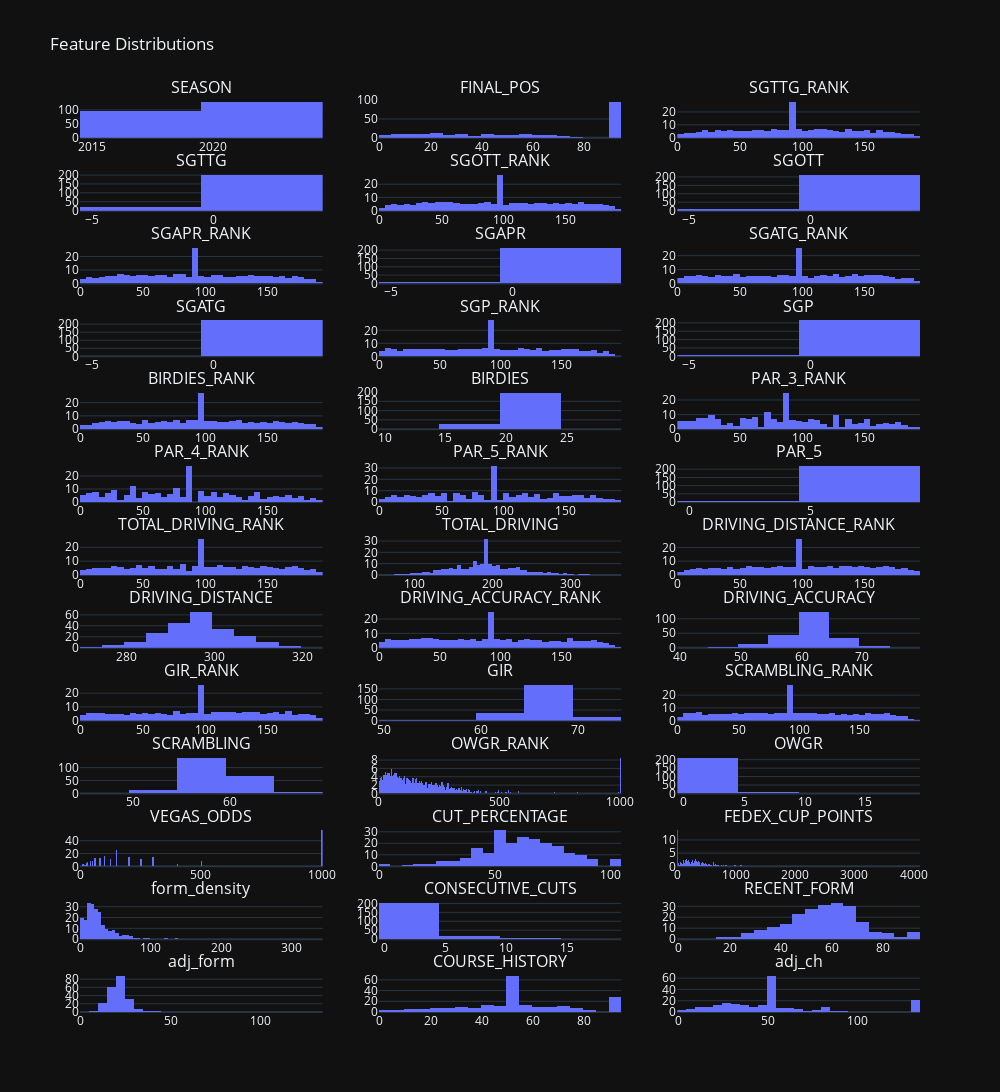

Here is the notebook cell this chart was saved with:
### Markdown cell above
### Check Features for Outliers and General Health (Histograms)
Now that all the data is cleaned, let's look at the distribution graphs.

### Code cell
import plotly.express as px
import plotly.subplots as sp
import pandas as pd
import numpy as np

# Select numeric columns with >1 unique value, excluding label
df_numeric = training_df.select_dtypes(include=np.number)
df_numeric = df_numeric.loc[:, df_numeric.nunique() > 1]
df_numeric = df_numeric.drop(columns=["TOP_20"], errors="ignore")

# Create subplots
n_cols = 3
n_rows = int(np.ceil(len(df_numeric.columns) / n_cols))
fig = sp.make_subplots(rows=n_rows, cols=n_cols, subplot_titles=df_numeric.columns)

# Add one histogram per feature
for i, column in enumerate(df_numeric.columns):
    row = i // n_cols + 1
    col = i % n_cols + 1
    fig.add_trace(
        px.histogram(df_numeric, x=column, nbins=1000, histnorm="density", marginal="rug").data[0],
        row=row,
        col=col
    )

# Style the figure
fig.update_layout(
    height=300 * n_rows,
    width=1000,
    title_text="Feature Distributions",
    template="plotly_dark",  # Automatically dark and high-DPI
    showlegend=False
)

fig.show()

### Figure 1 — Plotly figure (JSON) as saved in the notebook; plotly's stock layout.template omitted (floating-point values rounded to 4 significant figures; data arrays with more than 128 entries replaced by an {"elided": "..."} marker saying what was removed)
{"data": [{"bingroup": "x", "histnorm": "density", "hovertemplate": "SEASON=%{x}<br>density=%{y}<extra></extra>", "legendgroup": "", "marker": {"color": "#636efa", "pattern": {"shape": ""}}, "name": "", "nbinsx": 1000, "orientation": "v", "showlegend": false, "type": "histogram", "x": {"elided": "1125 int values"}, "xaxis": "x", "yaxis": "y"}, {"bingroup": "x", "histnorm": "density", "hovertemplate": "FINAL_POS=%{x}<br>density=%{y}<extra></extra>", "legendgroup": "", "marker": {"color": "#636efa", "pattern": {"shape": ""}}, "name": "", "nbinsx": 1000, "orientation": "v", "showlegend": false, "type": "histogram", "x": {"elided": "1125 int values"}, "xaxis": "x2", "yaxis": "y2"}, {"bingroup": "x", "histnorm": "density", "hovertemplate": "SGTTG_RANK=%{x}<br>density=%{y}<extra></extra>", "legendgroup": "", "marker": {"color": "#636efa", "pattern": {"shape": ""}}, "name": "", "nbinsx": 1000, "orientation": "v", "showlegend": false, "type": "histogram", "x": {"elided": "1125 float values"}, "xaxis": "x3", "yaxis": "y3"}, {"bingroup": "x", "histnorm": "density", "hovertemplate": "SGTTG=%{x}<br>density=%{y}<extra></extra>", "legendgroup": "", "marker": {"color": "#636efa", "pattern": {"shape": ""}}, "name": "", "nbinsx": 1000, "orientation": "v", "showlegend": false, "type": "histogram", "x": {"elided": "1125 float values"}, "xaxis": "x4", "yaxis": "y4"}, {"bingroup": "x", "histnorm": "density", "hovertemplate": "SGOTT_RANK=%{x}<br>density=%{y}<extra></extra>", "legendgroup": "", "marker": {"color": "#636efa", "pattern": {"shape": ""}}, "name": "", "nbinsx": 1000, "orientation": "v", "showlegend": false, "type": "histogram", "x": {"elided": "1125 float values"}, "xaxis": "x5", "yaxis": "y5"}, {"bingroup": "x", "histnorm": "density", "hovertemplate": "SGOTT=%{x}<br>density=%{y}<extra></extra>", "legendgroup": "", "marker": {"color": "#636efa", "pattern": {"shape": ""}}, "name": "", "nbinsx": 1000, "orientation": "v", "showlegend": false, "type": "histogram", "x": {"elided": "1125 float values"}, "xaxis": "x6", "yaxis": "y6"}, {"bingroup": "x", "histnorm": "density", "hovertemplate": "SGAPR_RANK=%{x}<br>density=%{y}<extra></extra>", "legendgroup": "", "marker": {"color": "#636efa", "pattern": {"shape": ""}}, "name": "", "nbinsx": 1000, "orientation": "v", "showlegend": false, "type": "histogram", "x": {"elided": "1125 float values"}, "xaxis": "x7", "yaxis": "y7"}, {"bingroup": "x", "histnorm": "density", "hovertemplate": "SGAPR=%{x}<br>density=%{y}<extra></extra>", "legendgroup": "", "marker": {"color": "#636efa", "pattern": {"shape": ""}}, "name": "", "nbinsx": 1000, "orientation": "v", "showlegend": false, "type": "histogram", "x": {"elided": "1125 float values"}, "xaxis": "x8", "yaxis": "y8"}, {"bingroup": "x", "histnorm": "density", "hovertemplate": "SGATG_RANK=%{x}<br>density=%{y}<extra></extra>", "legendgroup": "", "marker": {"color": "#636efa", "pattern": {"shape": ""}}, "name": "", "nbinsx": 1000, "orientation": "v", "showlegend": false, "type": "histogram", "x": {"elided": "1125 float values"}, "xaxis": "x9", "yaxis": "y9"}, {"bingroup": "x", "histnorm": "density", "hovertemplate": "SGATG=%{x}<br>density=%{y}<extra></extra>", "legendgroup": "", "marker": {"color": "#636efa", "pattern": {"shape": ""}}, "name": "", "nbinsx": 1000, "orientation": "v", "showlegend": false, "type": "histogram", "x": {"elided": "1125 float values"}, "xaxis": "x10", "yaxis": "y10"}, {"bingroup": "x", "histnorm": "density", "hovertemplate": "SGP_RANK=%{x}<br>density=%{y}<extra></extra>", "legendgroup": "", "marker": {"color": "#636efa", "pattern": {"shape": ""}}, "name": "", "nbinsx": 1000, "orientation": "v", "showlegend": false, "type": "histogram", "x": {"elided": "1125 float values"}, "xaxis": "x11", "yaxis": "y11"}, {"bingroup": "x", "histnorm": "density", "hovertemplate": "SGP=%{x}<br>density=%{y}<extra></extra>", "legendgroup": "", "marker": {"color": "#636efa", "pattern": {"shape": ""}}, "name": "", "nbinsx": 1000, "orientation": "v", "showlegend": false, "type": "histogram", "x": {"elided": "1125 float values"}, "xaxis": "x12", "yaxis": "y12"}, {"bingroup": "x", "histnorm": "density", "hovertemplate": "BIRDIES_RANK=%{x}<br>density=%{y}<extra></extra>", "legendgroup": "", "marker": {"color": "#636efa", "pattern": {"shape": ""}}, "name": "", "nbinsx": 1000, "orientation": "v", "showlegend": false, "type": "histogram", "x": {"elided": "1125 float values"}, "xaxis": "x13", "yaxis": "y13"}, {"bingroup": "x", "histnorm": "density", "hovertemplate": "BIRDIES=%{x}<br>density=%{y}<extra></extra>", "legendgroup": "", "marker": {"color": "#636efa", "pattern": {"shape": ""}}, "name": "", "nbinsx": 1000, "orientation": "v", "showlegend": false, "type": "histogram", "x": {"elided": "1125 float values"}, "xaxis": "x14", "yaxis": "y14"}, {"bingroup": "x", "histnorm": "density", "hovertemplate": "PAR_3_RANK=%{x}<br>density=%{y}<extra></extra>", "legendgroup": "", "marker": {"color": "#636efa", "pattern": {"shape": ""}}, "name": "", "nbinsx": 1000, "orientation": "v", "showlegend": false, "type": "histogram", "x": {"elided": "1125 float values"}, "xaxis": "x15", "yaxis": "y15"}, {"bingroup": "x", "histnorm": "density", "hovertemplate": "PAR_4_RANK=%{x}<br>density=%{y}<extra></extra>", "legendgroup": "", "marker": {"color": "#636efa", "pattern": {"shape": ""}}, "name": "", "nbinsx": 1000, "orientation": "v", "showlegend": false, "type": "histogram", "x": {"elided": "1125 float values"}, "xaxis": "x16", "yaxis": "y16"}, {"bingroup": "x", "histnorm": "density", "hovertemplate": "PAR_5_RANK=%{x}<br>density=%{y}<extra></extra>", "legendgroup": "", "marker": {"color": "#636efa", "pattern": {"shape": ""}}, "name": "", "nbinsx": 1000, "orientation": "v", "showlegend": false, "type": "histogram", "x": {"elided": "1125 float values"}, "xaxis": "x17", "yaxis": "y17"}, {"bingroup": "x", "histnorm": "density", "hovertemplate": "PAR_5=%{x}<br>density=%{y}<extra></extra>", "legendgroup": "", "marker": {"color": "#636efa", "pattern": {"shape": ""}}, "name": "", "nbinsx": 1000, "orientation": "v", "showlegend": false, "type": "histogram", "x": {"elided": "1125 float values"}, "xaxis": "x18", "yaxis": "y18"}, {"bingroup": "x", "histnorm": "density", "hovertemplate": "TOTAL_DRIVING_RANK=%{x}<br>density=%{y}<extra></extra>", "legendgroup": "", "marker": {"color": "#636efa", "pattern": {"shape": ""}}, "name": "", "nbinsx": 1000, "orientation": "v", "showlegend": false, "type": "histogram", "x": {"elided": "1125 float values"}, "xaxis": "x19", "yaxis": "y19"}, {"bingroup": "x", "histnorm": "density", "hovertemplate": "TOTAL_DRIVING=%{x}<br>density=%{y}<extra></extra>", "legendgroup": "", "marker": {"color": "#636efa", "pattern": {"shape": ""}}, "name": "", "nbinsx": 1000, "orientation": "v", "showlegend": false, "type": "histogram", "x": {"elided": "1125 float values"}, "xaxis": "x20", "yaxis": "y20"}, {"bingroup": "x", "histnorm": "density", "hovertemplate": "DRIVING_DISTANCE_RANK=%{x}<br>density=%{y}<extra></extra>", "legendgroup": "", "marker": {"color": "#636efa", "pattern": {"shape": ""}}, "name": "", "nbinsx": 1000, "orientation": "v", "showlegend": false, "type": "histogram", "x": {"elided": "1125 float values"}, "xaxis": "x21", "yaxis": "y21"}, {"bingroup": "x", "histnorm": "density", "hovertemplate": "DRIVING_DISTANCE=%{x}<br>density=%{y}<extra></extra>", "legendgroup": "", "marker": {"color": "#636efa", "pattern": {"shape": ""}}, "name": "", "nbinsx": 1000, "orientation": "v", "showlegend": false, "type": "histogram", "x": {"elided": "1125 float values"}, "xaxis": "x22", "yaxis": "y22"}, {"bingroup": "x", "histnorm": "density", "hovertemplate": "DRIVING_ACCURACY_RANK=%{x}<br>density=%{y}<extra></extra>", "legendgroup": "", "marker": {"color": "#636efa", "pattern": {"shape": ""}}, "name": "", "nbinsx": 1000, "orientation": "v", "showlegend": false, "type": "histogram", "x": {"elided": "1125 float values"}, "xaxis": "x23", "yaxis": "y23"}, {"bingroup": "x", "histnorm": "density", "hovertemplate": "DRIVING_ACCURACY=%{x}<br>density=%{y}<extra></extra>", "legendgroup": "", "marker": {"color": "#636efa", "pattern": {"shape": ""}}, "name": "", "nbinsx": 1000, "orientation": "v", "showlegend": false, "type": "histogram", "x": {"elided": "1125 float values"}, "xaxis": "x24", "yaxis": "y24"}, {"bingroup": "x", "histnorm": "density", "hovertemplate": "GIR_RANK=%{x}<br>density=%{y}<extra></extra>", "legendgroup": "", "marker": {"color": "#636efa", "pattern": {"shape": ""}}, "name": "", "nbinsx": 1000, "orientation": "v", "showlegend": false, "type": "histogram", "x": {"elided": "1125 float values"}, "xaxis": "x25", "yaxis": "y25"}, {"bingroup": "x", "histnorm": "density", "hovertemplate": "GIR=%{x}<br>density=%{y}<extra></extra>", "legendgroup": "", "marker": {"color": "#636efa", "pattern": {"shape": ""}}, "name": "", "nbinsx": 1000, "orientation": "v", "showlegend": false, "type": "histogram", "x": {"elided": "1125 float values"}, "xaxis": "x26", "yaxis": "y26"}, {"bingroup": "x", "histnorm": "density", "hovertemplate": "SCRAMBLING_RANK=%{x}<br>density=%{y}<extra></extra>", "legendgroup": "", "marker": {"color": "#636efa", "pattern": {"shape": ""}}, "name": "", "nbinsx": 1000, "orientation": "v", "showlegend": false, "type": "histogram", "x": {"elided": "1125 float values"}, "xaxis": "x27", "yaxis": "y27"}, {"bingroup": "x", "histnorm": "density", "hovertemplate": "SCRAMBLING=%{x}<br>density=%{y}<extra></extra>", "legendgroup": "", "marker": {"color": "#636efa", "pattern": {"shape": ""}}, "name": "", "nbinsx": 1000, "orientation": "v", "showlegend": false, "type": "histogram", "x": {"elided": "1125 float values"}, "xaxis": "x28", "yaxis": "y28"}, {"bingroup": "x", "histnorm": "density", "hovertemplate": "OWGR_RANK=%{x}<br>density=%{y}<extra></extra>", "legendgroup": "", "marker": {"color": "#636efa", "pattern": {"shape": ""}}, "name": "", "nbinsx": 1000, "orientation": "v", "showlegend": false, "type": "histogram", "x": {"elided": "1125 float values"}, "xaxis": "x29", "yaxis": "y29"}, {"bingroup": "x", "histnorm": "density", "hovertemplate": "OWGR=%{x}<br>density=%{y}<extra></extra>", "legendgroup": "", "marker": {"color": "#636efa", "pattern": {"shape": ""}}, "name": "", "nbinsx": 1000, "orientation": "v", "showlegend": false, "type": "histogram", "x": {"elided": "1125 float values"}, "xaxis": "x30", "yaxis": "y30"}, {"bingroup": "x", "histnorm": "density", "hovertemplate": "VEGAS_ODDS=%{x}<br>density=%{y}<extra></extra>", "legendgroup": "", "marker": {"color": "#636efa", "pattern": {"shape": ""}}, "name": "", "nbinsx": 1000, "orientation": "v", "showlegend": false, "type": "histogram", "x": {"elided": "1125 float values"}, "xaxis": "x31", "yaxis": "y31"}, {"bingroup": "x", "histnorm": "density", "hovertemplate": "CUT_PERCENTAGE=%{x}<br>density=%{y}<extra></extra>", "legendgroup": "", "marker": {"color": "#636efa", "pattern": {"shape": ""}}, "name": "", "nbinsx": 1000, "orientation": "v", "showlegend": false, "type": "histogram", "x": {"elided": "1125 float values"}, "xaxis": "x32", "yaxis": "y32"}, {"bingroup": "x", "histnorm": "density", "hovertemplate": "FEDEX_CUP_POINTS=%{x}<br>density=%{y}<extra></extra>", "legendgroup": "", "marker": {"color": "#636efa", "pattern": {"shape": ""}}, "name": "", "nbinsx": 1000, "orientation": "v", "showlegend": false, "type": "histogram", "x": {"elided": "1125 float values"}, "xaxis": "x33", "yaxis": "y33"}, {"bingroup": "x", "histnorm": "density", "hovertemplate": "form_density=%{x}<br>density=%{y}<extra></extra>", "legendgroup": "", "marker": {"color": "#636efa", "pattern": {"shape": ""}}, "name": "", "nbinsx": 1000, "orientation": "v", "showlegend": false, "type": "histogram", "x": {"elided": "1125 float values"}, "xaxis": "x34", "yaxis": "y34"}, {"bingroup": "x", "histnorm": "density", "hovertemplate": "CONSECUTIVE_CUTS=%{x}<br>density=%{y}<extra></extra>", "legendgroup": "", "marker": {"color": "#636efa", "pattern": {"shape": ""}}, "name": "", "nbinsx": 1000, "orientation": "v", "showlegend": false, "type": "histogram", "x": {"elided": "1125 float values"}, "xaxis": "x35", "yaxis": "y35"}, {"bingroup": "x", "histnorm": "density", "hovertemplate": "RECENT_FORM=%{x}<br>density=%{y}<extra></extra>", "legendgroup": "", "marker": {"color": "#636efa", "pattern": {"shape": ""}}, "name": "", "nbinsx": 1000, "orientation": "v", "showlegend": false, "type": "histogram", "x": {"elided": "1125 float values"}, "xaxis": "x36", "yaxis": "y36"}, {"bingroup": "x", "histnorm": "density", "hovertemplate": "adj_form=%{x}<br>density=%{y}<extra></extra>", "legendgroup": "", "marker": {"color": "#636efa", "pattern": {"shape": ""}}, "name": "", "nbinsx": 1000, "orientation": "v", "showlegend": false, "type": "histogram", "x": {"elided": "1125 float values"}, "xaxis": "x37", "yaxis": "y37"}, {"bingroup": "x", "histnorm": "density", "hovertemplate": "COURSE_HISTORY=%{x}<br>density=%{y}<extra></extra>", "legendgroup": "", "marker": {"color": "#636efa", "pattern": {"shape": ""}}, "name": "", "nbinsx": 1000, "orientation": "v", "showlegend": false, "type": "histogram", "x": {"elided": "1125 float values"}, "xaxis": "x38", "yaxis": "y38"}, {"bingroup": "x", "histnorm": "density", "hovertemplate": "adj_ch=%{x}<br>density=%{y}<extra></extra>", "legendgroup": "", "marker": {"color": "#636efa", "pattern": {"shape": ""}}, "name": "", "nbinsx": 1000, "orientation": "v", "showlegend": false, "type": "histogram", "x": {"elided": "1125 float values"}, "xaxis": "x39", "yaxis": "y39"}], "layout": {"annotations": [{"font": {"size": 16}, "showarrow": false, "text": "SEASON", "x": 0.1444, "xanchor": "center", "xref": "paper", "y": 1, "yanchor": "bottom", "yref": "paper"}, {"font": {"size": 16}, "showarrow": false, "text": "FINAL_POS", "x": 0.5, "xanchor": "center", "xref": "paper", "y": 1, "yanchor": "bottom", "yref": "paper"}, {"font": {"size": 16}, "showarrow": false, "text": "SGTTG_RANK", "x": 0.8556, "xanchor": "center", "xref": "paper", "y": 1, "yanchor": "bottom", "yref": "paper"}, {"font": {"size": 16}, "showarrow": false, "text": "SGTTG", "x": 0.1444, "xanchor": "center", "xref": "paper", "y": 0.9201, "yanchor": "bottom", "yref": "paper"}, {"font": {"size": 16}, "showarrow": false, "text": "SGOTT_RANK", "x": 0.5, "xanchor": "center", "xref": "paper", "y": 0.9201, "yanchor": "bottom", "yref": "paper"}, {"font": {"size": 16}, "showarrow": false, "text": "SGOTT", "x": 0.8556, "xanchor": "center", "xref": "paper", "y": 0.9201, "yanchor": "bottom", "yref": "paper"}, {"font": {"size": 16}, "showarrow": false, "text": "SGAPR_RANK", "x": 0.1444, "xanchor": "center", "xref": "paper", "y": 0.8402, "yanchor": "bottom", "yref": "paper"}, {"font": {"size": 16}, "showarrow": false, "text": "SGAPR", "x": 0.5, "xanchor": "center", "xref": "paper", "y": 0.8402, "yanchor": "bottom", "yref": "paper"}, {"font": {"size": 16}, "showarrow": false, "text": "SGATG_RANK", "x": 0.8556, "xanchor": "center", "xref": "paper", "y": 0.8402, "yanchor": "bottom", "yref": "paper"}, {"font": {"size": 16}, "showarrow": false, "text": "SGATG", "x": 0.1444, "xanchor": "center", "xref": "paper", "y": 0.7604, "yanchor": "bottom", "yref": "paper"}, {"font": {"size": 16}, "showarrow": false, "text": "SGP_RANK", "x": 0.5, "xanchor": "center", "xref": "paper", "y": 0.7604, "yanchor": "bottom", "yref": "paper"}, {"font": {"size": 16}, "showarrow": false, "text": "SGP", "x": 0.8556, "xanchor": "center", "xref": "paper", "y": 0.7604, "yanchor": "bottom", "yref": "paper"}, {"font": {"size": 16}, "showarrow": false, "text": "BIRDIES_RANK", "x": 0.1444, "xanchor": "center", "xref": "paper", "y": 0.6805, "yanchor": "bottom", "yref": "paper"}, {"font": {"size": 16}, "showarrow": false, "text": "BIRDIES", "x": 0.5, "xanchor": "center", "xref": "paper", "y": 0.6805, "yanchor": "bottom", "yref": "paper"}, {"font": {"size": 16}, "showarrow": false, "text": "PAR_3_RANK", "x": 0.8556, "xanchor": "center", "xref": "paper", "y": 0.6805, "yanchor": "bottom", "yref": "paper"}, {"font": {"size": 16}, "showarrow": false, "text": "PAR_4_RANK", "x": 0.1444, "xanchor": "center", "xref": "paper", "y": 0.6006, "yanchor": "bottom", "yref": "paper"}, {"font": {"size": 16}, "showarrow": false, "text": "PAR_5_RANK", "x": 0.5, "xanchor": "center", "xref": "paper", "y": 0.6006, "yanchor": "bottom", "yref": "paper"}, {"font": {"size": 16}, "showarrow": false, "text": "PAR_5", "x": 0.8556, "xanchor": "center", "xref": "paper", "y": 0.6006, "yanchor": "bottom", "yref": "paper"}, {"font": {"size": 16}, "showarrow": false, "text": "TOTAL_DRIVING_RANK", "x": 0.1444, "xanchor": "center", "xref": "paper", "y": 0.5207, "yanchor": "bottom", "yref": "paper"}, {"font": {"size": 16}, "showarrow": false, "text": "TOTAL_DRIVING", "x": 0.5, "xanchor": "center", "xref": "paper", "y": 0.5207, "yanchor": "bottom", "yref": "paper"}, {"font": {"size": 16}, "showarrow": false, "text": "DRIVING_DISTANCE_RANK", "x": 0.8556, "xanchor": "center", "xref": "paper", "y": 0.5207, "yanchor": "bottom", "yref": "paper"}, {"font": {"size": 16}, "showarrow": false, "text": "DRIVING_DISTANCE", "x": 0.1444, "xanchor": "center", "xref": "paper", "y": 0.4408, "yanchor": "bottom", "yref": "paper"}, {"font": {"size": 16}, "showarrow": false, "text": "DRIVING_ACCURACY_RANK", "x": 0.5, "xanchor": "center", "xref": "paper", "y": 0.4408, "yanchor": "bottom", "yref": "paper"}, {"font": {"size": 16}, "showarrow": false, "text": "DRIVING_ACCURACY", "x": 0.8556, "xanchor": "center", "xref": "paper", "y": 0.4408, "yanchor": "bottom", "yref": "paper"}, {"font": {"size": 16}, "showarrow": false, "text": "GIR_RANK", "x": 0.1444, "xanchor": "center", "xref": "paper", "y": 0.3609, "yanchor": "bottom", "yref": "paper"}, {"font": {"size": 16}, "showarrow": false, "text": "GIR", "x": 0.5, "xanchor": "center", "xref": "paper", "y": 0.3609, "yanchor": "bottom", "yref": "paper"}, {"font": {"size": 16}, "showarrow": false, "text": "SCRAMBLING_RANK", "x": 0.8556, "xanchor": "center", "xref": "paper", "y": 0.3609, "yanchor": "bottom", "yref": "paper"}, {"font": {"size": 16}, "showarrow": false, "text": "SCRAMBLING", "x": 0.1444, "xanchor": "center", "xref": "paper", "y": 0.2811, "yanchor": "bottom", "yref": "paper"}, {"font": {"size": 16}, "showarrow": false, "text": "OWGR_RANK", "x": 0.5, "xanchor": "center", "xref": "paper", "y": 0.2811, "yanchor": "bottom", "yref": "paper"}, {"font": {"size": 16}, "showarrow": false, "text": "OWGR", "x": 0.8556, "xanchor": "center", "xref": "paper", "y": 0.2811, "yanchor": "bottom", "yref": "paper"}, {"font": {"size": 16}, "showarrow": false, "text": "VEGAS_ODDS", "x": 0.1444, "xanchor": "center", "xref": "paper", "y": 0.2012, "yanchor": "bottom", "yref": "paper"}, {"font": {"size": 16}, "showarrow": false, "text": "CUT_PERCENTAGE", "x": 0.5, "xanchor": "center", "xref": "paper", "y": 0.2012, "yanchor": "bottom", "yref": "paper"}, {"font": {"size": 16}, "showarrow": false, "text": "FEDEX_CUP_POINTS", "x": 0.8556, "xanchor": "center", "xref": "paper", "y": 0.2012, "yanchor": "bottom", "yref": "paper"}, {"font": {"size": 16}, "showarrow": false, "text": "form_density", "x": 0.1444, "xanchor": "center", "xref": "paper", "y": 0.1213, "yanchor": "bottom", "yref": "paper"}, {"font": {"size": 16}, "showarrow": false, "text": "CONSECUTIVE_CUTS", "x": 0.5, "xanchor": "center", "xref": "paper", "y": 0.1213, "yanchor": "bottom", "yref": "paper"}, {"font": {"size": 16}, "showarrow": false, "text": "RECENT_FORM", "x": 0.8556, "xanchor": "center", "xref": "paper", "y": 0.1213, "yanchor": "bottom", "yref": "paper"}, {"font": {"size": 16}, "showarrow": false, "text": "adj_form", "x": 0.1444, "xanchor": "center", "xref": "paper", "y": 0.04142, "yanchor": "bottom", "yref": "paper"}, {"font": {"size": 16}, "showarrow": false, "text": "COURSE_HISTORY", "x": 0.5, "xanchor": "center", "xref": "paper", "y": 0.04142, "yanchor": "bottom", "yref": "paper"}, {"font": {"size": 16}, "showarrow": false, "text": "adj_ch", "x": 0.8556, "xanchor": "center", "xref": "paper", "y": 0.04142, "yanchor": "bottom", "yref": "paper"}], "height": 3900, "showlegend": false, "title": {"text": "Feature Distributions"}, "width": 1000, "xaxis": {"anchor": "y", "domain": [0, 0.2889]}, "xaxis10": {"anchor": "y10", "domain": [0, 0.2889]}, "xaxis11": {"anchor": "y11", "domain": [0.3556, 0.6444]}, "xaxis12": {"anchor": "y12", "domain": [0.7111, 1]}, "xaxis13": {"anchor": "y13", "domain": [0, 0.2889]}, "xaxis14": {"anchor": "y14", "domain": [0.3556, 0.6444]}, "xaxis15": {"anchor": "y15", "domain": [0.7111, 1]}, "xaxis16": {"anchor": "y16", "domain": [0, 0.2889]}, "xaxis17": {"anchor": "y17", "domain": [0.3556, 0.6444]}, "xaxis18": {"anchor": "y18", "domain": [0.7111, 1]}, "xaxis19": {"anchor": "y19", "domain": [0, 0.2889]}, "xaxis2": {"anchor": "y2", "domain": [0.3556, 0.6444]}, "xaxis20": {"anchor": "y20", "domain": [0.3556, 0.6444]}, "xaxis21": {"anchor": "y21", "domain": [0.7111, 1]}, "xaxis22": {"anchor": "y22", "domain": [0, 0.2889]}, "xaxis23": {"anchor": "y23", "domain": [0.3556, 0.6444]}, "xaxis24": {"anchor": "y24", "domain": [0.7111, 1]}, "xaxis25": {"anchor": "y25", "domain": [0, 0.2889]}, "xaxis26": {"anchor": "y26", "domain": [0.3556, 0.6444]}, "xaxis27": {"anchor": "y27", "domain": [0.7111, 1]}, "xaxis28": {"anchor": "y28", "domain": [0, 0.2889]}, "xaxis29": {"anchor": "y29", "domain": [0.3556, 0.6444]}, "xaxis3": {"anchor": "y3", "domain": [0.7111, 1]}, "xaxis30": {"anchor": "y30", "domain": [0.7111, 1]}, "xaxis31": {"anchor": "y31", "domain": [0, 0.2889]}, "xaxis32": {"anchor": "y32", "domain": [0.3556, 0.6444]}, "xaxis33": {"anchor": "y33", "domain": [0.7111, 1]}, "xaxis34": {"anchor": "y34", "domain": [0, 0.2889]}, "xaxis35": {"anchor": "y35", "domain": [0.3556, 0.6444]}, "xaxis36": {"anchor": "y36", "domain": [0.7111, 1]}, "xaxis37": {"anchor": "y37", "domain": [0, 0.2889]}, "xaxis38": {"anchor": "y38", "domain": [0.3556, 0.6444]}, "xaxis39": {"anchor": "y39", "domain": [0.7111, 1]}, "xaxis4": {"anchor": "y4", "domain": [0, 0.2889]}, "xaxis5": {"anchor": "y5", "domain": [0.3556, 0.6444]}, "xaxis6": {"anchor": "y6", "domain": [0.7111, 1]}, "xaxis7": {"anchor": "y7", "domain": [0, 0.2889]}, "xaxis8": {"anchor": "y8", "domain": [0.3556, 0.6444]}, "xaxis9": {"anchor": "y9", "domain": [0.7111, 1]}, "yaxis": {"anchor": "x", "domain": [0.9586, 1]}, "yaxis10": {"anchor": "x10", "domain": [0.7189, 0.7604]}, "yaxis11": {"anchor": "x11", "domain": [0.7189, 0.7604]}, "yaxis12": {"anchor": "x12", "domain": [0.7189, 0.7604]}, "yaxis13": {"anchor": "x13", "domain": [0.6391, 0.6805]}, "yaxis14": {"anchor": "x14", "domain": [0.6391, 0.6805]}, "yaxis15": {"anchor": "x15", "domain": [0.6391, 0.6805]}, "yaxis16": {"anchor": "x16", "domain": [0.5592, 0.6006]}, "yaxis17": {"anchor": "x17", "domain": [0.5592, 0.6006]}, "yaxis18": {"anchor": "x18", "domain": [0.5592, 0.6006]}, "yaxis19": {"anchor": "x19", "domain": [0.4793, 0.5207]}, "yaxis2": {"anchor": "x2", "domain": [0.9586, 1]}, "yaxis20": {"anchor": "x20", "domain": [0.4793, 0.5207]}, "yaxis21": {"anchor": "x21", "domain": [0.4793, 0.5207]}, "yaxis22": {"anchor": "x22", "domain": [0.3994, 0.4408]}, "yaxis23": {"anchor": "x23", "domain": [0.3994, 0.4408]}, "yaxis24": {"anchor": "x24", "domain": [0.3994, 0.4408]}, "yaxis25": {"anchor": "x25", "domain": [0.3195, 0.3609]}, "yaxis26": {"anchor": "x26", "domain": [0.3195, 0.3609]}, "yaxis27": {"anchor": "x27", "domain": [0.3195, 0.3609]}, "yaxis28": {"anchor": "x28", "domain": [0.2396, 0.2811]}, "yaxis29": {"anchor": "x29", "domain": [0.2396, 0.2811]}, "yaxis3": {"anchor": "x3", "domain": [0.9586, 1]}, "yaxis30": {"anchor": "x30", "domain": [0.2396, 0.2811]}, "yaxis31": {"anchor": "x31", "domain": [0.1598, 0.2012]}, "yaxis32": {"anchor": "x32", "domain": [0.1598, 0.2012]}, "yaxis33": {"anchor": "x33", "domain": [0.1598, 0.2012]}, "yaxis34": {"anchor": "x34", "domain": [0.07988, 0.1213]}, "yaxis35": {"anchor": "x35", "domain": [0.07988, 0.1213]}, "yaxis36": {"anchor": "x36", "domain": [0.07988, 0.1213]}, "yaxis37": {"anchor": "x37", "domain": [0, 0.04142]}, "yaxis38": {"anchor": "x38", "domain": [0, 0.04142]}, "yaxis39": {"anchor": "x39", "domain": [0, 0.04142]}, "yaxis4": {"anchor": "x4", "domain": [0.8787, 0.9201]}, "yaxis5": {"anchor": "x5", "domain": [0.8787, 0.9201]}, "yaxis6": {"anchor": "x6", "domain": [0.8787, 0.9201]}, "yaxis7": {"anchor": "x7", "domain": [0.7988, 0.8402]}, "yaxis8": {"anchor": "x8", "domain": [0.7988, 0.8402]}, "yaxis9": {"anchor": "x9", "domain": [0.7988, 0.8402]}}}
